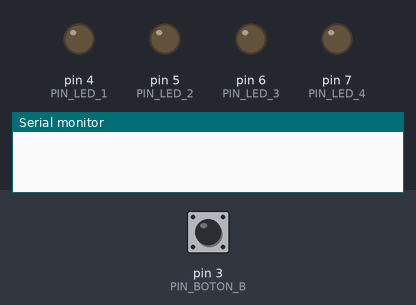
The sketch below on a simulated Arduino Uno, built with avr-gcc and run on an emulated ATmega328P. Shown: output pins drawn as LEDs (lit = HIGH), the last lines printed to the serial monitor. The inputs (shaded band) are chosen by the test bench; at power-on: pin 3 (PIN_BOTON_B) LOW.

Above: at 1.2 s.
1.3 s: pin 3 (PIN_BOTON_B) pulled HIGH for 3.2 s
At 4.9 s:
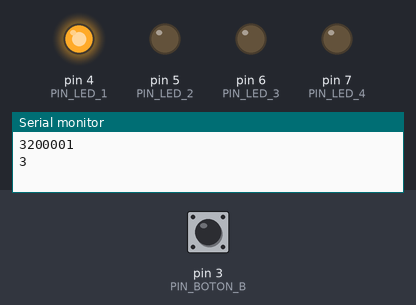
At 5.9 s:
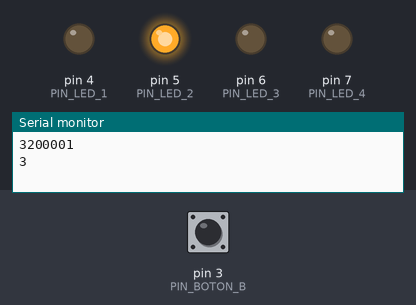
Timing chart, 0 to 16.5 s (numbered marks = the images above; inputs shaded):
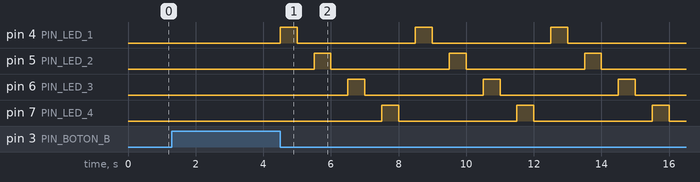

The sketch:

Ejercicio08-Ruperez.ino
```cpp
#define PIN_BOTON_B 3
#define PIN_LED_1 4
#define PIN_LED_2 5 //PWM
#define PIN_LED_3 6 //PWM
#define PIN_LED_4 7
unsigned long duration;

void setup()

{
  pinMode(PIN_LED_1, OUTPUT);
  pinMode(PIN_LED_2, OUTPUT);
  pinMode(PIN_LED_3, OUTPUT);
  pinMode(PIN_LED_4, OUTPUT);
  pinMode(PIN_BOTON_B, INPUT);
  Serial.begin (9600);


}


void loop()

{

  duration = pulseIn(PIN_BOTON_B, HIGH, 10000000);

  Serial.println (duration);

  int pulso_s = duration / 1000000;
  Serial.println (pulso_s);

  while (pulso_s >= 2)
  {
    for (int i = PIN_LED_1; i <= PIN_LED_4; i++)
    {
      digitalWrite (i , HIGH);
      delay (500);
      digitalWrite (i , LOW);
      delay (500);
      if (digitalRead(PIN_BOTON_B))
      {
        void loop();
      }
    }

  }

}
```

Measured:
- after the input at 1.3 s, pin 4 (PIN_LED_1): alternates HIGH for 0.50 s and LOW for 3.5 s, starting after 3.2 s; pin 5 (PIN_LED_2): alternates HIGH for 0.50 s and LOW for 3.5 s, starting after 4.2 s
